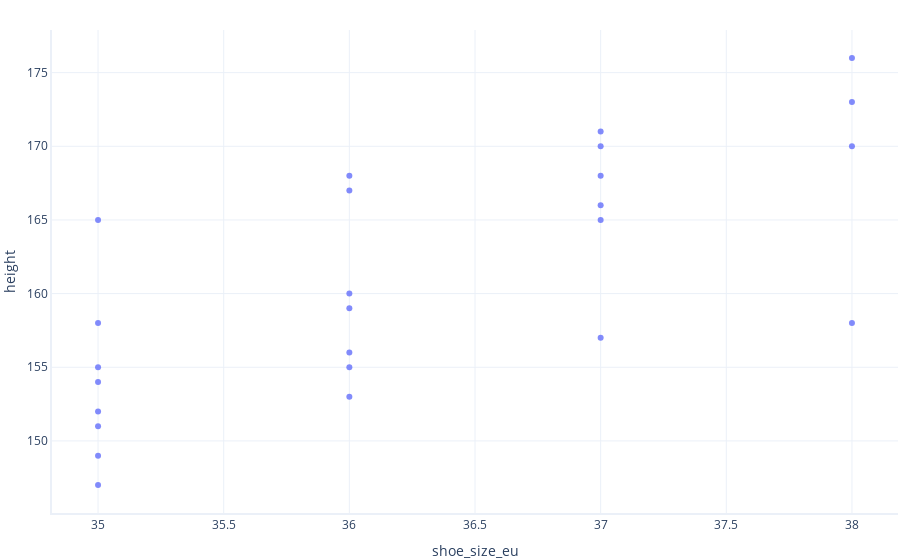

The notebook cell this image was saved under:
### Markdown cell above
## Graphing Data

Graphing data is often the easiest way to understand it. Graphing can require many lines of code, because many options are available. 

In these exercises, we usually make our graphs using code in a custom file we have created, called `graphing.py`, which you can look at on our github page.

Here, we will practice making a graph without this custom code, however.

Lets make a simple graph of shoe size versus height, for our people with smaller feet.

### Code cell
# Load and prepare plotly to create our graphs
import plotly.express
import graphing # this is a custom file you can find in our code on github

# Show a graph of height by shoe size:
plotly.express.scatter(data_smaller_feet, x="shoe_size_eu", y="height")

### Figure 1 — Plotly figure (JSON) as saved in the notebook; plotly's stock layout.template omitted (floating-point values rounded to 4 significant figures)
{"data": [{"hovertemplate": "shoe_size_eu=%{x}<br>height=%{y}<extra></extra>", "legendgroup": "", "marker": {"color": "#636efa", "symbol": "circle"}, "mode": "markers", "name": "", "orientation": "v", "showlegend": false, "type": "scatter", "x": [38, 37, 38, 35, 37, 36, 35, 36, 38, 36, 36, 35, 38, 37, 35, 36, 35, 37, 35, 36, 37, 37, 35, 36, 35], "xaxis": "x", "y": [173, 157, 170, 155, 166, 159, 147, 167, 158, 168, 153, 149, 176, 165, 151, 155, 158, 168, 165, 160, 170, 171, 152, 156, 154], "yaxis": "y"}], "layout": {"legend": {"tracegroupgap": 0}, "xaxis": {"anchor": "y", "domain": [0, 1], "title": {"text": "shoe_size_eu"}}, "yaxis": {"anchor": "x", "domain": [0, 1], "title": {"text": "height"}}}}
